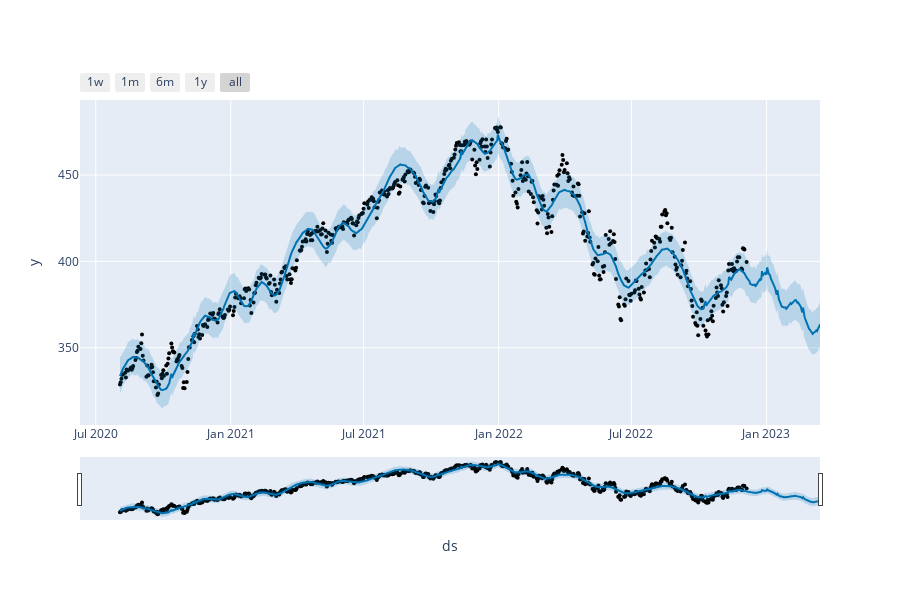

Notebook code for this chart:
### Code cell
# Python
plot_plotly(m, forecast)

### Figure 1 — Plotly figure (JSON) as saved in the notebook; plotly's stock layout.template omitted (floating-point values rounded to 4 significant figures; data arrays with more than 128 entries replaced by an {"elided": "..."} marker saying what was removed)
{"data": [{"marker": {"color": "black", "size": 4}, "mode": "markers", "name": "Actual", "type": "scatter", "x": {"elided": "591 str values"}, "y": {"elided": "591 float values"}}, {"hoverinfo": "skip", "line": {"width": 0}, "mode": "lines", "type": "scatter", "x": {"elided": "691 str values"}, "y": {"elided": "691 float values"}}, {"fill": "tonexty", "fillcolor": "rgba(0, 114, 178, 0.2)", "line": {"color": "#0072B2", "width": 2}, "mode": "lines", "name": "Predicted", "type": "scatter", "x": {"elided": "691 str values"}, "y": {"elided": "691 float values"}}, {"fill": "tonexty", "fillcolor": "rgba(0, 114, 178, 0.2)", "hoverinfo": "skip", "line": {"width": 0}, "mode": "lines", "type": "scatter", "x": {"elided": "691 str values"}, "y": {"elided": "691 float values"}}], "layout": {"height": 600, "showlegend": false, "width": 900, "xaxis": {"rangeselector": {"buttons": [{"count": 7, "label": "1w", "step": "day", "stepmode": "backward"}, {"count": 1, "label": "1m", "step": "month", "stepmode": "backward"}, {"count": 6, "label": "6m", "step": "month", "stepmode": "backward"}, {"count": 1, "label": "1y", "step": "year", "stepmode": "backward"}, {"step": "all"}]}, "rangeslider": {"visible": true}, "title": {"text": "ds"}, "type": "date"}, "yaxis": {"title": {"text": "y"}}}}
